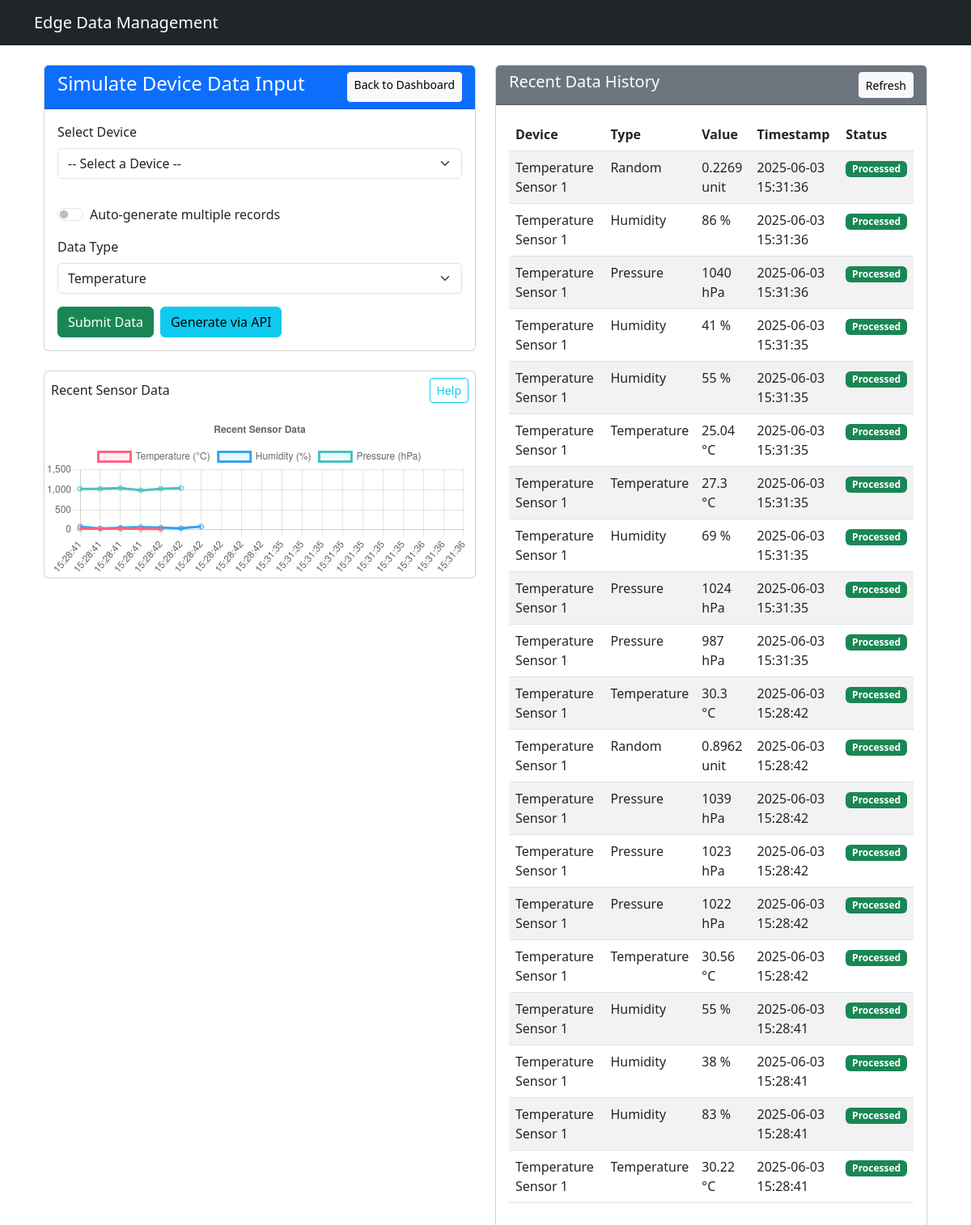
The page /simulate/ on the database as committed earlier.
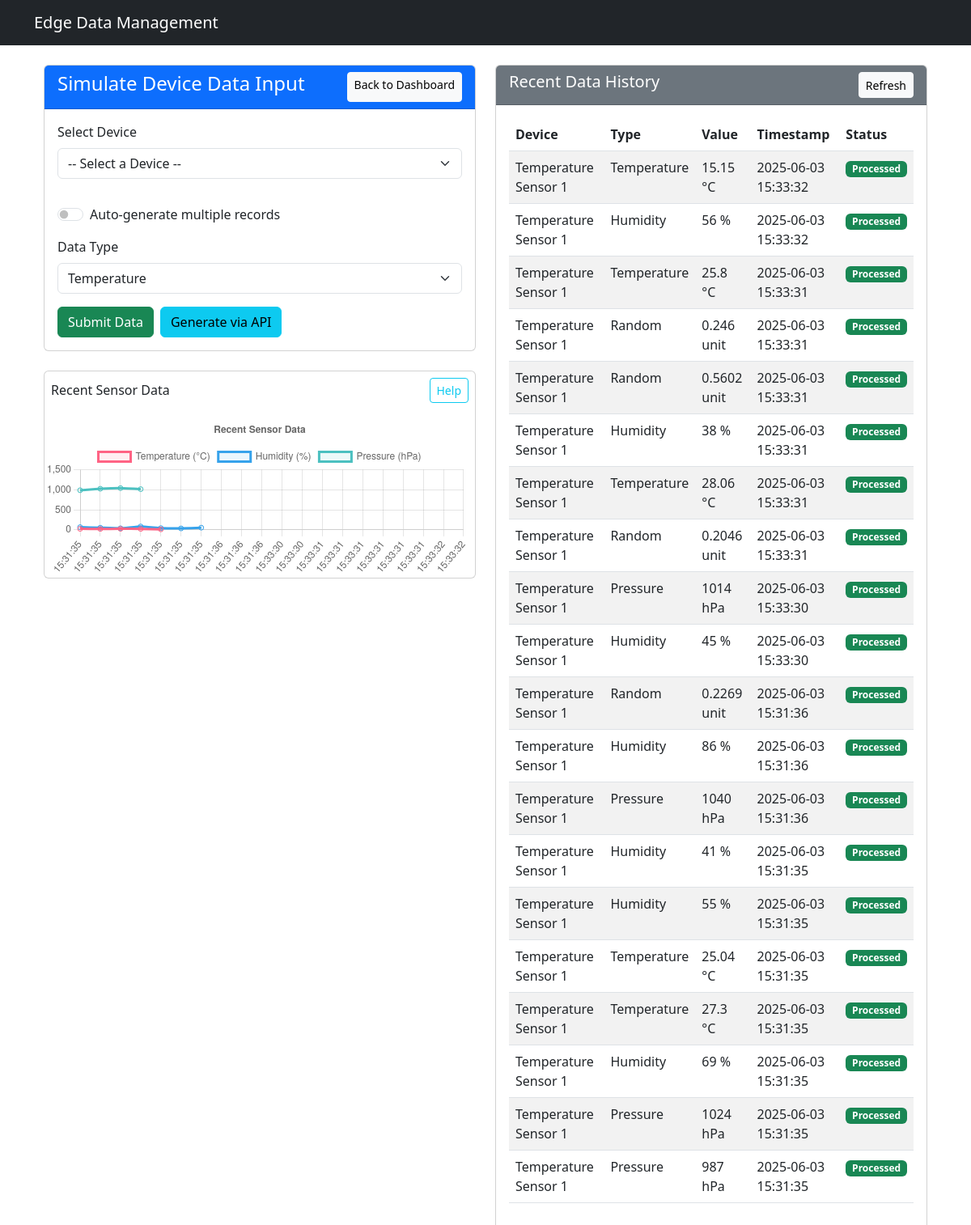
The same page on the database as committed later.
### data_management/models.py (models this page shows, shortened)
class RawData(models.Model):
    device = models.ForeignKey(Device, on_delete=models.CASCADE)
    timestamp = models.DateTimeField(auto_now_add=True)
    data = models.JSONField()  # Store sensor readings
    is_processed = models.BooleanField(default=False)

class Device(models.Model):
    name = models.CharField(max_length=100)
    device_type = models.CharField(max_length=50)
    location = models.CharField(max_length=100)
    last_active = models.DateTimeField(null=True, blank=True)

### data_management/views.py (the view, shortened to what this page needs)
# urls.py: path('simulate/', SimulateDeviceView.as_view(), name='simulate_device'),
class SimulateDeviceView(View):
    def get(self, request):
        devices = Device.objects.all()
        recent_data = RawData.objects.select_related('device').order_by('-timestamp')[:20]  # Last 20 records
        return render(request, 'data_management/device_input.html', {
            'devices': devices,
            'recent_data': recent_data,
            'auto_generate': request.GET.get('auto') == 'true'
        })

### data_management/templates/data_management/device_input.html (shortened to what the changed rows need)
{% extends "../base.html" %}
{% block content %}
<div class="container-fluid">
    <div class="row">
        <div class="col-lg-6 col-md-12 mb-4">
        <div class="mb-4  mt-4 card">
            <div class="d-flex justify-content-between align-items-center mb-2 p-2">
                <h6 class="mb-0">Recent Sensor Data</h6>
                <button type="button" class="btn btn-sm btn-outline-info" data-bs-toggle="popover"
                        title="Graph Explanation" data-bs-content="This graph shows the latest sensor readings over time. Each line represents a different sensor type (temperature, humidity, pressure). The x-axis shows timestamps and the y-axis shows the measured values. Hover over points to see exact values.">
                </button>
            </div>
            <canvas id="dataChart" height="200"></canvas>
        </div>
        </div>
        <div class="col-lg-6 col-md-12 mb-4">
            <div class="card h-100">
                <div class="card-body">
                    {% if recent_data %}
                    <div class="table-responsive">
                        <table class="table table-striped table-hover">
                            <thead>
                                <tr>
                                    <th>Device</th>
                                    <th>Type</th>
                                    <th>Value</th>
                                    <th>Timestamp</th>
                                    <th>Status</th>
                                </tr>
                            </thead>
                            <tbody>
                                {% for data in recent_data %}
                                <tr>
                                    <td>{{ data.device.name }}</td>
                                    <td>{{ data.data.type|title }}</td>
                                    <td>{{ data.data.value }} {{ data.data.unit }}</td>
                                    <td>{{ data.timestamp|date:"Y-m-d H:i:s" }}</td>
                                    <td>
                                        {% if data.is_processed %}
                                            <span class="badge bg-success">Processed</span>
                                        {% else %}
                                            <span class="badge bg-warning">Pending</span>
                                        {% endif %}
                                    </td>
                                </tr>
                                {% endfor %}
                            </tbody>
                        </table>
                    </div>
                    {% else %}
                    <p class="text-muted">No data history available yet.</p>
                    {% endif %}
                </div>
            </div>
        </div>
    </div>
</div>
{% endblock %}

Rows that differ between the two databases and show on the page:
no longer on this page (row unchanged): RawData: device.name "Temperature Sensor 1", data.type "Temperature", data.value "30.3", data.unit "°C", timestamp "2025-06-03 15:28:42", is_processed "Processed"
no longer on this page (row unchanged): RawData: device.name "Temperature Sensor 1", data.type "Random", data.value "0.8962", data.unit "unit", timestamp "2025-06-03 15:28:42", is_processed "Processed"
no longer on this page (row unchanged): RawData: device.name "Temperature Sensor 1", data.type "Pressure", data.value "1039", data.unit "hPa", timestamp "2025-06-03 15:28:42", is_processed "Processed"
no longer on this page (row unchanged): RawData: device.name "Temperature Sensor 1", data.type "Pressure", data.value "1023", data.unit "hPa", timestamp "2025-06-03 15:28:42", is_processed "Processed"
no longer on this page (row unchanged): RawData: device.name "Temperature Sensor 1", data.type "Pressure", data.value "1022", data.unit "hPa", timestamp "2025-06-03 15:28:42", is_processed "Processed"
no longer on this page (row unchanged): RawData: device.name "Temperature Sensor 1", data.type "Temperature", data.value "30.56", data.unit "°C", timestamp "2025-06-03 15:28:42", is_processed "Processed"
no longer on this page (row unchanged): RawData: device.name "Temperature Sensor 1", data.type "Humidity", data.value "55", data.unit "%", timestamp "2025-06-03 15:28:41", is_processed "Processed"
no longer on this page (row unchanged): RawData: device.name "Temperature Sensor 1", data.type "Humidity", data.value "38", data.unit "%", timestamp "2025-06-03 15:28:41", is_processed "Processed"
no longer on this page (row unchanged): RawData: device.name "Temperature Sensor 1", data.type "Humidity", data.value "83", data.unit "%", timestamp "2025-06-03 15:28:41", is_processed "Processed"
no longer on this page (row unchanged): RawData: device.name "Temperature Sensor 1", data.type "Temperature", data.value "30.22", data.unit "°C", timestamp "2025-06-03 15:28:41", is_processed "Processed"
added RawData: device.name "Temperature Sensor 1", data.type "Temperature", data.value "15.15", data.unit "°C", timestamp "2025-06-03 15:33:32", is_processed "Processed"
added RawData: device.name "Temperature Sensor 1", data.type "Humidity", data.value "56", data.unit "%", timestamp "2025-06-03 15:33:32", is_processed "Processed"
added RawData: device.name "Temperature Sensor 1", data.type "Temperature", data.value "25.8", data.unit "°C", timestamp "2025-06-03 15:33:31", is_processed "Processed"
added RawData: device.name "Temperature Sensor 1", data.type "Random", data.value "0.246", data.unit "unit", timestamp "2025-06-03 15:33:31", is_processed "Processed"
added RawData: device.name "Temperature Sensor 1", data.type "Random", data.value "0.5602", data.unit "unit", timestamp "2025-06-03 15:33:31", is_processed "Processed"
added RawData: device.name "Temperature Sensor 1", data.type "Humidity", data.value "38", data.unit "%", timestamp "2025-06-03 15:33:31", is_processed "Processed"
added RawData: device.name "Temperature Sensor 1", data.type "Temperature", data.value "28.06", data.unit "°C", timestamp "2025-06-03 15:33:31", is_processed "Processed"
added RawData: device.name "Temperature Sensor 1", data.type "Random", data.value "0.2046", data.unit "unit", timestamp "2025-06-03 15:33:31", is_processed "Processed"
added RawData: device.name "Temperature Sensor 1", data.type "Pressure", data.value "1014", data.unit "hPa", timestamp "2025-06-03 15:33:30", is_processed "Processed"
added RawData: device.name "Temperature Sensor 1", data.type "Humidity", data.value "45", data.unit "%", timestamp "2025-06-03 15:33:30", is_processed "Processed"
Other text that changed with them:
chart data {{ data.data.type }}: random, humidity, pressure, humidity, humidity, temperature, temperature, humidity, pressure, pressure, temperature, random, pressure, pressure, pressure, temperature, humidity, humidity, humidity, temperature → temperature, humidity, temperature, random, random, humidity, temperature, random, pressure, humidity, random, humidity, pressure, humidity, humidity, temperature, temperature, humidity, pressure, pressure
chart data {{ data.data.value }}: 0.2269, 86, 1040, 41, 55, 25.04, 27.3, 69, 1024, 987, 30.3, 0.8962, 1039, 1023, 1022, 30.56, 55, 38, 83, 30.22 → 15.15, 56, 25.8, 0.246, 0.5602, 38, 28.06, 0.2046, 1014, 45, 0.2269, 86, 1040, 41, 55, 25.04, 27.3, 69, 1024, 987
chart data {{ data.timestamp|date:"H:i:s" }}: 15:31:36, 15:31:36, 15:31:36, 15:31:35, 15:31:35, 15:31:35, 15:31:35, 15:31:35, 15:31:35, 15:31:35, 15:28:42, 15:28:42, 15:28:42, 15:28:42, 15:28:42, 15:28:42, 15:28:41, 15:28:41, 15:28:41, 15:28:41 → 15:33:32, 15:33:32, 15:33:31, 15:33:31, 15:33:31, 15:33:31, 15:33:31, 15:33:31, 15:33:30, 15:33:30, 15:31:36, 15:31:36, 15:31:36, 15:31:35, 15:31:35, 15:31:35, 15:31:35, 15:31:35, 15:31:35, 15:31:35
chart data {{ data.data.unit }}: unit, %, hPa, %, %, °C, °C, %, hPa, hPa, °C, unit, hPa, hPa, hPa, °C, %, %, %, °C → °C, %, °C, unit, unit, %, °C, unit, hPa, %, unit, %, hPa, %, %, °C, °C, %, hPa, hPa
